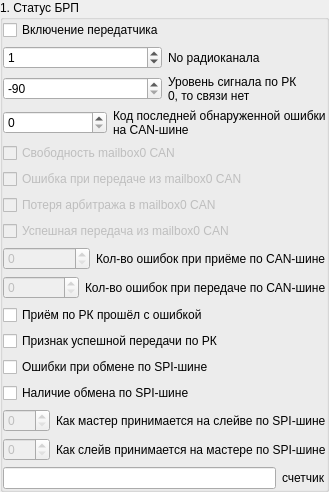
                         <widget class="QGroupBox" name="groupBox_7">
                          <property name="title">
                           <string>1. Статус БРП</string>
                          </property>
                          <layout class="QVBoxLayout" name="verticalLayout_21">
                           <property name="leftMargin">
                            <number>0</number>
                           </property>
                           <property name="topMargin">
                            <number>0</number>
                           </property>
                           <property name="rightMargin">
                            <number>0</number>
                           </property>
                           <property name="bottomMargin">
                            <number>0</number>
                           </property>
                           <item>
                            <layout class="QVBoxLayout" name="verticalLayout_22">
                             <item>
                              <widget class="QCheckBox" name="checkBox_cmdOn_ans">
                               <property name="text">
                                <string>Включение передатчика</string>
                               </property>
                              </widget>
                             </item>
                             <item>
                              <layout class="QHBoxLayout" name="horizontalLayout_22">
                               <item>
                                <widget class="QSpinBox" name="spinBox_channel_ans">
                                 <property name="minimum">
                                  <number>0</number>
                                 </property>
                                 <property name="maximum">
                                  <number>99999</number>
                                 </property>
                                 <property name="value">
                                  <number>1</number>
                                 </property>
                                </widget>
                               </item>
                               <item>
                                <widget class="QLabel" name="label_12">
                                 <property name="text">
                                  <string>No радиоканала</string>
                                 </property>
                                </widget>
                               </item>
                              </layout>
                             </item>
                            </layout>
                           </item>
                           <item>
                            <layout class="QHBoxLayout" name="horizontalLayout_31">
                             <item>
                              <widget class="QSpinBox" name="spinBox_level">
                               <property name="minimum">
                                <number>-90</number>
                               </property>
                               <property name="maximum">
                                <number>-20</number>
                               </property>
                               <property name="value">
                                <number>-90</number>
                               </property>
                              </widget>
                             </item>
                             <item>
                              <widget class="QLabel" name="label_21">
                               <property name="text">
                                <string>Уровень сигнала по РК
0, то связи нет</string>
                               </property>
                              </widget>
                             </item>
                            </layout>
                           </item>
                           <item>
                            <layout class="QHBoxLayout" name="horizontalLayout_40">
                             <item>
                              <widget class="QSpinBox" name="spinBox_error_code">
                               <property name="minimum">
                                <number>0</number>
                               </property>
                               <property name="maximum">
                                <number>256</number>
                               </property>
                               <property name="value">
                                <number>0</number>
                               </property>
                              </widget>
                             </item>
                             <item>
                              <widget class="QLabel" name="label_23">
                               <property name="text">
                                <string>Код последней обнаруженной ошибки
на CAN-шине</string>
                               </property>
                              </widget>
                             </item>
                            </layout>
                           </item>
                           <item>
                            <widget class="QCheckBox" name="checkBox_mbox0_free">
                             <property name="enabled">
                              <bool>false</bool>
                             </property>
                             <property name="text">
                              <string>Свободность mailbox0 CAN</string>
                             </property>
                            </widget>
                           </item>
                           <item>
                            <widget class="QCheckBox" name="checkBox_mbox0_err_send">
                             <property name="enabled">
                              <bool>false</bool>
                             </property>
                             <property name="text">
                              <string>Ошибка при передаче из mailbox0 CAN</string>
                             </property>
                            </widget>
                           </item>
                           <item>
                            <widget class="QCheckBox" name="checkBox_mbox0_arb_lost">
                             <property name="enabled">
                              <bool>false</bool>
                             </property>
                             <property name="text">
                              <string>Потеря арбитража в mailbox0 CAN</string>
                             </property>
                            </widget>
                           </item>
                           <item>
                            <widget class="QCheckBox" name="checkBox_mbox0_sent_succ">
                             <property name="enabled">
                              <bool>false</bool>
                             </property>
                             <property name="text">
                              <string>Успешная передача из mailbox0 CAN</string>
                             </property>
                            </widget>
                           </item>
                           <item>
                            <layout class="QHBoxLayout" name="horizontalLayout_41">
                             <item>
                              <widget class="QSpinBox" name="spinBox_error_rcv">
                               <property name="enabled">
                                <bool>false</bool>
                               </property>
                               <property name="minimum">
                                <number>0</number>
                               </property>
                               <property name="maximum">
                                <number>256</number>
                               </property>
                               <property name="value">
                                <number>0</number>
                               </property>
                              </widget>
                             </item>
                             <item>
                              <widget class="QLabel" name="label_24">
                               <property name="text">
                                <string>Кол-во ошибок при приёме по CAN-шине</string>
                               </property>
                              </widget>
                             </item>
                            </layout>
                           </item>
                           <item>
                            <layout class="QHBoxLayout" name="horizontalLayout_42">
                             <item>
                              <widget class="QSpinBox" name="spinBox_error_trans">
                               <property name="enabled">
                                <bool>false</bool>
                               </property>
                               <property name="minimum">
                                <number>0</number>
                               </property>
                               <property name="maximum">
                                <number>256</number>
                               </property>
                               <property name="value">
                                <number>0</number>
                               </property>
                              </widget>
                             </item>
                             <item>
                              <widget class="QLabel" name="label_25">
                               <property name="text">
                                <string>Кол-во ошибок при передаче по CAN-шине</string>
                               </property>
                              </widget>
                             </item>
                            </layout>
                           </item>
                           <item>
                            <widget class="QCheckBox" name="checkBox_rk_err_rcv">
                             <property name="text">
                              <string>Приём по РК прошёл с ошибкой</string>
                             </property>
                            </widget>
                           </item>
                           <item>
                            <widget class="QCheckBox" name="checkBox_rk_succ_trans">
                             <property name="text">
                              <string>Признак успешной передачи по РК</string>
                             </property>
                            </widget>
                           </item>
                           <item>
                            <widget class="QCheckBox" name="checkBox_spi_err">
                             <property name="text">
                              <string>Ошибки при обмене по SPI-шине</string>
                             </property>
                            </widget>
                           </item>
                           <item>
                            <widget class="QCheckBox" name="checkBox_spi_exch">
                             <property name="text">
                              <string>Наличие обмена по SPI-шине</string>
                             </property>
                            </widget>
                           </item>
                           <item>
                            <layout class="QHBoxLayout" name="horizontalLayout_43">
                             <item>
                              <widget class="QSpinBox" name="spinBox_master_on_slave">
                               <property name="enabled">
                                <bool>false</bool>
                               </property>
                               <property name="minimum">
                                <number>0</number>
                               </property>
                               <property name="maximum">
                                <number>128</number>
                               </property>
                               <property name="value">
                                <number>0</number>
                               </property>
                              </widget>
                             </item>
                             <item>
                              <widget class="QLabel" name="label_26">
                               <property name="text">
                                <string>Как мастер принимается на слейве по SPI-шине</string>
                               </property>
                              </widget>
                             </item>
                            </layout>
                           </item>
                           <item>
                            <layout class="QHBoxLayout" name="horizontalLayout_44">
                             <item>
                              <widget class="QSpinBox" name="spinBox_slave_on_master">
                               <property name="enabled">
                                <bool>false</bool>
                               </property>
                               <property name="minimum">
                                <number>0</number>
                               </property>
                               <property name="maximum">
                                <number>128</number>
                               </property>
                               <property name="value">
                                <number>0</number>
                               </property>
                              </widget>
                             </item>
                             <item>
                              <widget class="QLabel" name="label_27">
                               <property name="text">
                                <string>Как слейв принимается на мастере по SPI-шине</string>
                               </property>
                              </widget>
                             </item>
                            </layout>
                           </item>
                           <item>
                            <layout class="QHBoxLayout" name="horizontalLayout_24">
                             <item>
                              <widget class="QLineEdit" name="lineEdit_brpm_counter"/>
                             </item>
                             <item>
                              <widget class="QLabel" name="label_14">
                               <property name="text">
                                <string>счетчик</string>
                               </property>
                              </widget>
                             </item>
                            </layout>
                           </item>
                          </layout>
                         </widget>
